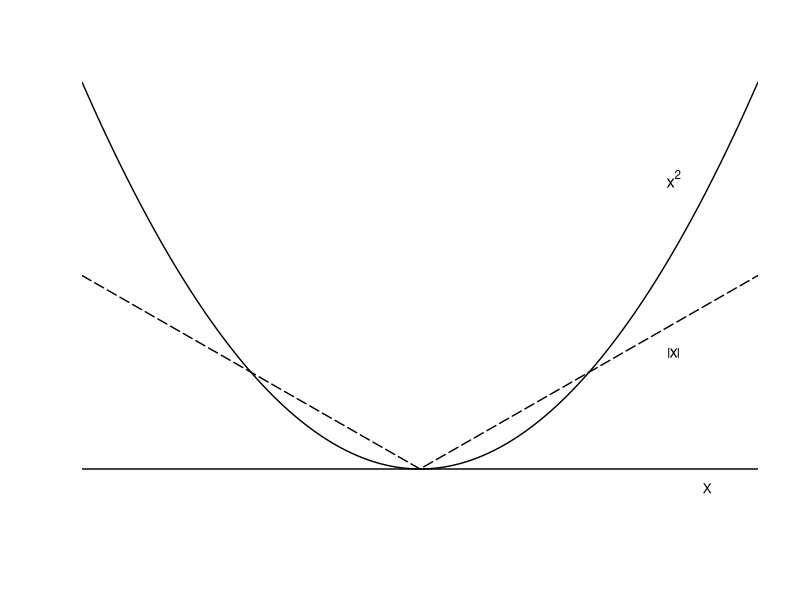
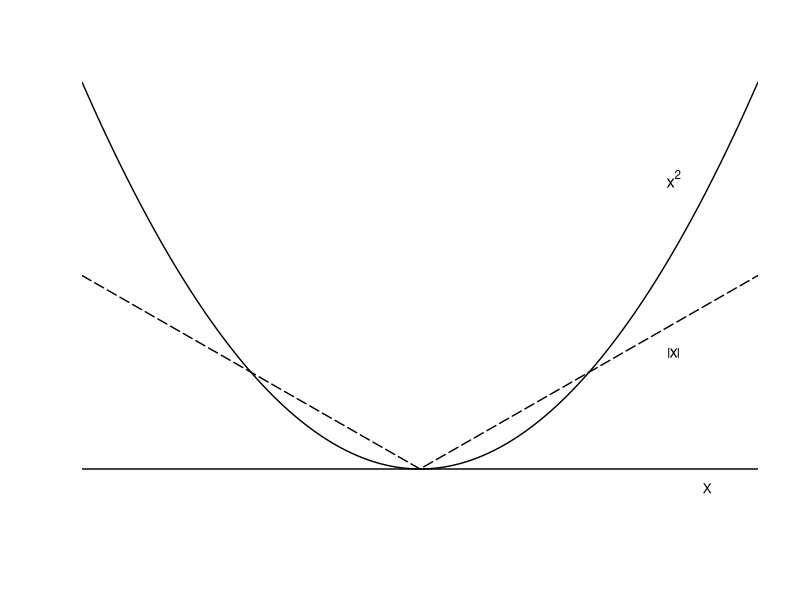

These figures' R source, in order:
#####################################
### This file generates Figure 24.1a
### LAD Criterion
#####################################


x <- seq(-2,2,.01)
m <- abs(x)
q <- x^2

wd <- 1.4

pdf("HANSEN24-1a.pdf",family="Helvetica",colormodel='cmyk',width=4.5,height=4.5)
plot(x,q,type="l",lty=1,xaxs="i",yaxs="i",ylab="",xaxt="n",yaxt="n",xlab="",bty="n",ylim=c(-.3,4),xlim=c(-2,2),lwd=wd,bty="n")
lines(x,m,lty=5,lwd=wd)
abline(h=0,lwd=wd)
text(1.5,1.2,expression(abs(x)))
text(1.5,3,expression(x^2))
text(1.7,-.2,"X",cex=.8)
dev.off()


postscript("HANSEN24-1a.eps",paper="special",width=4.5,height=4.5,horizontal=FALSE,onefile=FALSE,family="Helvetica",colormodel='cmyk')
plot(x,q,type="l",lty=1,xaxs="i",yaxs="i",ylab="",xaxt="n",yaxt="n",xlab="",bty="n",ylim=c(-.3,4),xlim=c(-2,2),lwd=wd,bty="n")
lines(x,m,lty=5,lwd=wd)
abline(h=0,lwd=wd)
text(1.5,1.2,expression(abs(x)))
text(1.5,3,expression(x^2))
text(1.7,-.2,"X",cex=.8)
dev.off()
